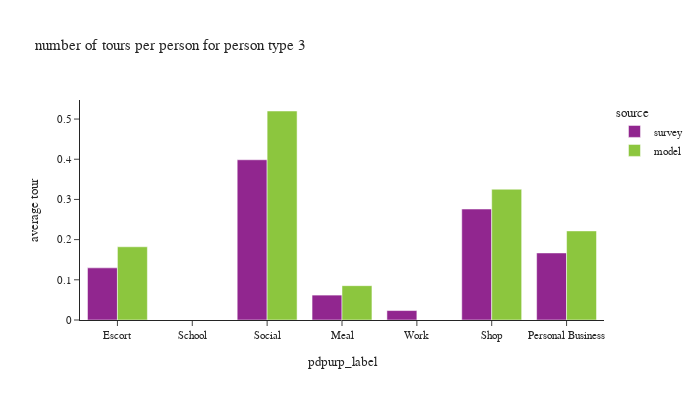

Notebook code for this chart:
### Code cell
plot_by_pptyp(df_tour, '3')

### Figure 1 — Plotly figure (JSON) as saved in the notebook; plotly's stock layout.template omitted (floating-point values rounded to 4 significant figures)
{"data": [{"alignmentgroup": "True", "hovertemplate": "source=survey<br>pdpurp_label=%{x}<br>average tour=%{y}<extra></extra>", "legendgroup": "survey", "marker": {"color": "#91268F", "pattern": {"shape": ""}}, "name": "survey", "offsetgroup": "survey", "orientation": "v", "showlegend": true, "textposition": "auto", "type": "bar", "x": ["Escort", "School", "Social", "Meal", "Work", "Shop", "Personal Business"], "xaxis": "x", "y": [0.1297, 6.662e-05, 0.3987, 0.06195, 0.02349, 0.2761, 0.1669], "yaxis": "y"}, {"alignmentgroup": "True", "hovertemplate": "source=model<br>pdpurp_label=%{x}<br>average tour=%{y}<extra></extra>", "legendgroup": "model", "marker": {"color": "#8CC63E", "pattern": {"shape": ""}}, "name": "model", "offsetgroup": "model", "orientation": "v", "showlegend": true, "textposition": "auto", "type": "bar", "x": ["Meal", "Escort", "Personal Business", "Shop", "Social"], "xaxis": "x", "y": [0.08544, 0.1822, 0.2217, 0.3254, 0.52], "yaxis": "y"}], "layout": {"barmode": "group", "font": {"size": 11}, "height": 400, "legend": {"title": {"text": "source"}, "tracegroupgap": 0}, "title": {"text": "number of tours per person for person type 3"}, "width": 700, "xaxis": {"anchor": "y", "domain": [0.0, 1.0], "title": {"text": "pdpurp_label"}}, "yaxis": {"anchor": "x", "domain": [0.0, 1.0], "tickformat": ".2", "title": {"text": "average tour"}}}}
